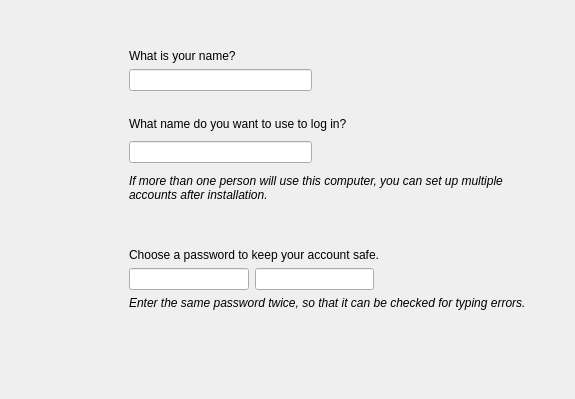
     <widget class="QWidget" name="step_user" >
      <layout class="QHBoxLayout" >
       <property name="margin" >
        <number>9</number>
       </property>
       <property name="spacing" >
        <number>6</number>
       </property>
       <item>
        <spacer>
         <property name="orientation" >
          <enum>Qt::Horizontal</enum>
         </property>
         <property name="sizeType" >
          <enum>QSizePolicy::Fixed</enum>
         </property>
         <property name="sizeHint" >
          <size>
           <width>100</width>
           <height>20</height>
          </size>
         </property>
        </spacer>
       </item>
       <item>
        <layout class="QVBoxLayout" >
         <property name="margin" >
          <number>0</number>
         </property>
         <property name="spacing" >
          <number>6</number>
         </property>
         <item>
          <spacer>
           <property name="orientation" >
            <enum>Qt::Vertical</enum>
           </property>
           <property name="sizeHint" >
            <size>
             <width>20</width>
             <height>40</height>
            </size>
           </property>
          </spacer>
         </item>
         <item>
          <layout class="QGridLayout" >
           <property name="margin" >
            <number>0</number>
           </property>
           <property name="spacing" >
            <number>6</number>
           </property>
           <item row="1" column="0" >
            <spacer>
             <property name="orientation" >
              <enum>Qt::Horizontal</enum>
             </property>
             <property name="sizeType" >
              <enum>QSizePolicy::Fixed</enum>
             </property>
             <property name="sizeHint" >
              <size>
               <width>20</width>
               <height>20</height>
              </size>
             </property>
            </spacer>
           </item>
           <item row="1" column="3" >
            <widget class="QLabel" name="name_error_reason" >
             <property name="text" >
              <string/>
             </property>
            </widget>
           </item>
           <item row="1" column="1" >
            <widget class="QLineEdit" name="name_ledit" />
           </item>
           <item row="1" column="2" >
            <widget class="QLabel" name="name_error_image" >
             <property name="text" >
              <string/>
             </property>
            </widget>
           </item>
           <item row="1" column="4" >
            <spacer>
             <property name="orientation" >
              <enum>Qt::Horizontal</enum>
             </property>
             <property name="sizeHint" >
              <size>
               <width>40</width>
               <height>20</height>
              </size>
             </property>
            </spacer>
           </item>
           <item row="0" column="1" colspan="4" >
            <widget class="QLabel" name="fullname_label" >
             <property name="sizePolicy" >
              <sizepolicy>
               <hsizetype>5</hsizetype>
               <vsizetype>0</vsizetype>
               <horstretch>0</horstretch>
               <verstretch>0</verstretch>
              </sizepolicy>
             </property>
             <property name="text" >
              <string>What is your name?</string>
             </property>
            </widget>
           </item>
          </layout>
         </item>
         <item>
          <spacer>
           <property name="orientation" >
            <enum>Qt::Vertical</enum>
           </property>
           <property name="sizeHint" >
            <size>
             <width>20</width>
             <height>20</height>
            </size>
           </property>
          </spacer>
         </item>
         <item>
          <layout class="QGridLayout" >
           <property name="margin" >
            <number>0</number>
           </property>
           <property name="spacing" >
            <number>6</number>
           </property>
           <item row="2" column="1" colspan="4" >
            <widget class="QLabel" name="username_extra_label" >
             <property name="sizePolicy" >
              <sizepolicy>
               <hsizetype>1</hsizetype>
               <vsizetype>1</vsizetype>
               <horstretch>0</horstretch>
               <verstretch>0</verstretch>
              </sizepolicy>
             </property>
             <property name="text" >
              <string>&lt;html>&lt;head>&lt;meta name="qrichtext" content="1" />&lt;style type="text/css">
p, li { white-space: pre-wrap; }
&lt;/style>&lt;/head>&lt;body style=" font-family:'Sans Serif'; font-size:9pt; font-weight:400; font-style:normal; text-decoration:none;">
&lt;p style=" margin-top:0px; margin-bottom:0px; margin-left:0px; margin-right:0px; -qt-block-indent:0; text-indent:0px;">&lt;span style=" font-style:italic;">If more than one person will use this computer, you can set up multiple accounts after installation.&lt;/span>&lt;/p>&lt;/body>&lt;/html></string>
             </property>
             <property name="scaledContents" >
              <bool>true</bool>
             </property>
             <property name="wordWrap" >
              <bool>true</bool>
             </property>
            </widget>
           </item>
           <item row="1" column="1" >
            <widget class="QLineEdit" name="uname_ledit" />
           </item>
           <item row="1" column="4" >
            <spacer>
             <property name="orientation" >
              <enum>Qt::Horizontal</enum>
             </property>
             <property name="sizeHint" >
              <size>
               <width>40</width>
               <height>20</height>
              </size>
             </property>
            </spacer>
           </item>
           <item row="1" column="0" >
            <spacer>
             <property name="orientation" >
              <enum>Qt::Horizontal</enum>
             </property>
             <property name="sizeType" >
              <enum>QSizePolicy::Fixed</enum>
             </property>
             <property name="sizeHint" >
              <size>
               <width>20</width>
               <height>31</height>
              </size>
             </property>
            </spacer>
           </item>
           <item row="1" column="3" >
            <widget class="QLabel" name="uname_error_reason" >
             <property name="text" >
              <string/>
             </property>
            </widget>
           </item>
           <item row="1" column="2" >
            <widget class="QLabel" name="uname_error_image" >
             <property name="text" >
              <string/>
             </property>
            </widget>
           </item>
           <item row="0" column="1" colspan="4" >
            <widget class="QLabel" name="username_label" >
             <property name="sizePolicy" >
              <sizepolicy>
               <hsizetype>5</hsizetype>
               <vsizetype>0</vsizetype>
               <horstretch>0</horstretch>
               <verstretch>0</verstretch>
              </sizepolicy>
             </property>
             <property name="text" >
              <string>What name do you want to use to log in?</string>
             </property>
            </widget>
           </item>
          </layout>
         </item>
         <item>
          <spacer>
           <property name="orientation" >
            <enum>Qt::Vertical</enum>
           </property>
           <property name="sizeHint" >
            <size>
             <width>20</width>
             <height>40</height>
            </size>
           </property>
          </spacer>
         </item>
         <item>
          <layout class="QGridLayout" >
           <property name="margin" >
            <number>0</number>
           </property>
           <property name="spacing" >
            <number>6</number>
           </property>
           <item row="1" column="0" >
            <spacer>
             <property name="orientation" >
              <enum>Qt::Horizontal</enum>
             </property>
             <property name="sizeType" >
              <enum>QSizePolicy::Fixed</enum>
             </property>
             <property name="sizeHint" >
              <size>
               <width>20</width>
               <height>20</height>
              </size>
             </property>
            </spacer>
           </item>
           <item row="1" column="5" >
            <spacer>
             <property name="orientation" >
              <enum>Qt::Horizontal</enum>
             </property>
             <property name="sizeHint" >
              <size>
               <width>40</width>
               <height>20</height>
              </size>
             </property>
            </spacer>
           </item>
           <item row="1" column="4" >
            <widget class="QLabel" name="password_error_reason" >
             <property name="text" >
              <string/>
             </property>
            </widget>
           </item>
           <item row="0" column="1" colspan="5" >
            <widget class="QLabel" name="password_label" >
             <property name="sizePolicy" >
              <sizepolicy>
               <hsizetype>5</hsizetype>
               <vsizetype>0</vsizetype>
               <horstretch>0</horstretch>
               <verstretch>0</verstretch>
              </sizepolicy>
             </property>
             <property name="text" >
              <string>Choose a password to keep your account safe.</string>
             </property>
            </widget>
           </item>
           <item row="1" column="1" >
            <widget class="QLineEdit" name="pass_ledit_1" >
             <property name="echoMode" >
              <enum>QLineEdit::Password</enum>
             </property>
            </widget>
           </item>
           <item row="1" column="2" >
            <widget class="QLineEdit" name="pass_ledit_2" >
             <property name="echoMode" >
              <enum>QLineEdit::Password</enum>
             </property>
            </widget>
           </item>
           <item row="1" column="3" >
            <widget class="QLabel" name="password_error_label" >
             <property name="text" >
              <string/>
             </property>
            </widget>
           </item>
           <item row="2" column="1" colspan="5" >
            <widget class="QLabel" name="password_extra_label" >
             <property name="sizePolicy" >
              <sizepolicy>
               <hsizetype>5</hsizetype>
               <vsizetype>0</vsizetype>
               <horstretch>0</horstretch>
               <verstretch>0</verstretch>
              </sizepolicy>
             </property>
             <property name="text" >
              <string>&lt;html>&lt;head>&lt;meta name="qrichtext" content="1" />&lt;style type="text/css">
p, li { white-space: pre-wrap; }
&lt;/style>&lt;/head>&lt;body style=" font-family:'Sans Serif'; font-size:9pt; font-weight:400; font-style:normal; text-decoration:none;">
&lt;p style=" margin-top:0px; margin-bottom:0px; margin-left:0px; margin-right:0px; -qt-block-indent:0; text-indent:0px;">&lt;span style=" font-style:italic;">Enter the same password twice, so that it can be checked for typing errors.&lt;/span>&lt;/p>&lt;/body>&lt;/html></string>
             </property>
             <property name="wordWrap" >
              <bool>false</bool>
             </property>
            </widget>
           </item>
          </layout>
         </item>
         <item>
          <spacer>
           <property name="orientation" >
            <enum>Qt::Vertical</enum>
           </property>
           <property name="sizeHint" >
            <size>
             <width>20</width>
             <height>40</height>
            </size>
           </property>
          </spacer>
         </item>
         <item>
          <spacer>
           <property name="orientation" >
            <enum>Qt::Vertical</enum>
           </property>
           <property name="sizeHint" >
            <size>
             <width>20</width>
             <height>40</height>
            </size>
           </property>
          </spacer>
         </item>
        </layout>
       </item>
       <item>
        <spacer>
         <property name="orientation" >
          <enum>Qt::Horizontal</enum>
         </property>
         <property name="sizeType" >
          <enum>QSizePolicy::Fixed</enum>
         </property>
         <property name="sizeHint" >
          <size>
           <width>40</width>
           <height>20</height>
          </size>
         </property>
        </spacer>
       </item>
      </layout>
     </widget>
